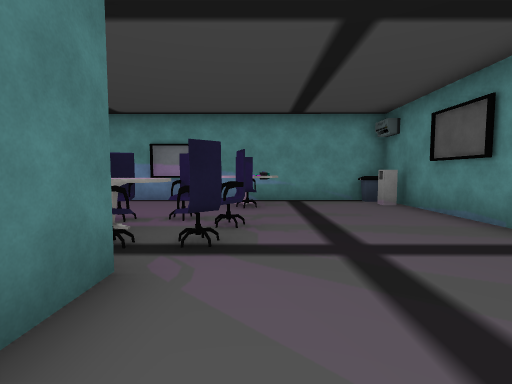
view 1 (above)

24 first-person views from a walk through a Unity game level. The camera is 1.5 m above the floor, tilts 4° down and sees 85° across. The floor is counted in squares, 1.73 m on a side. Each view is taken from the middle of a square. On the plan, view 1 faces up. The plan holds only what a view shows up to about 11 squares ahead; the rest is blank. The place goes on beyond the plan. The player character is not drawn. Some surface patterns are stand-ins.

view 2
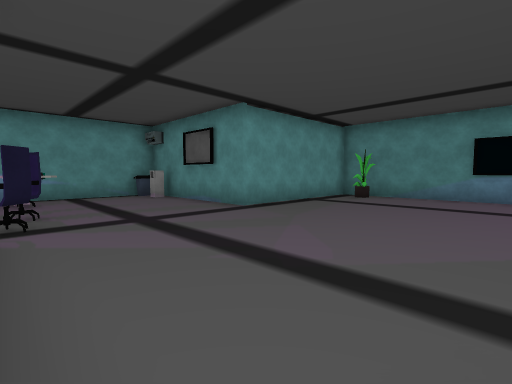

view 3
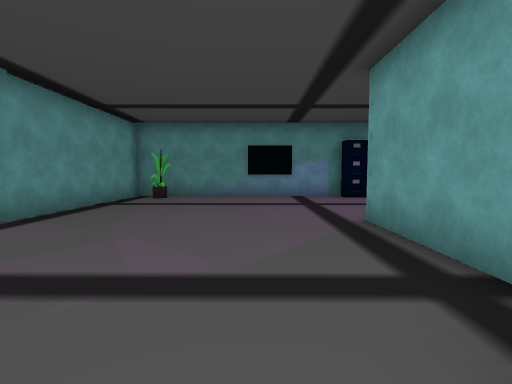

view 4
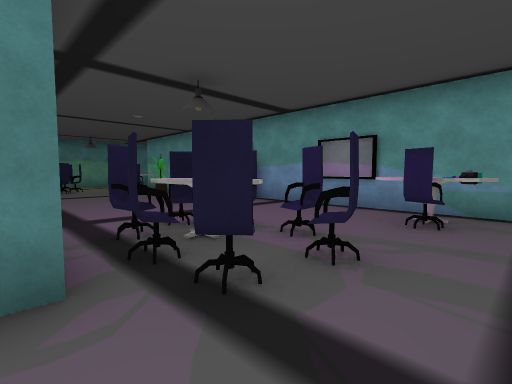

view 5
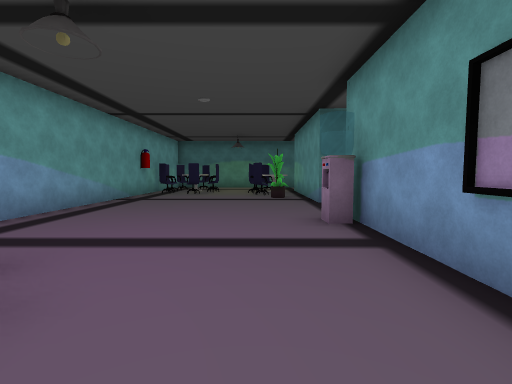

view 6
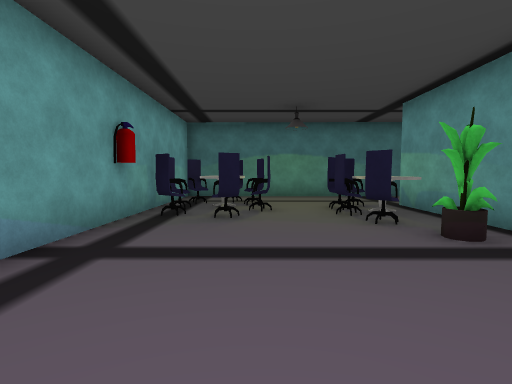

view 7
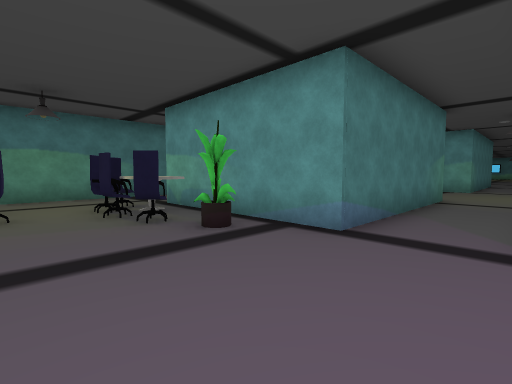

view 8
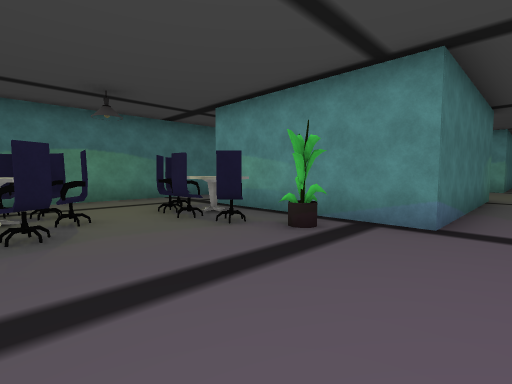

view 9
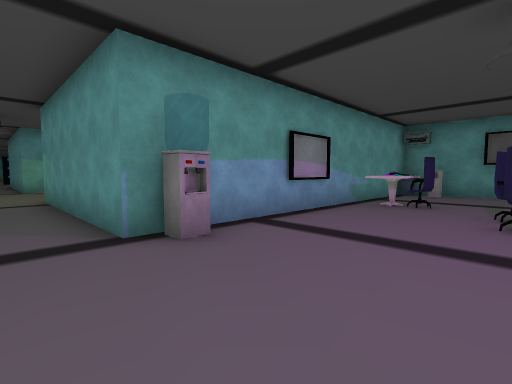

view 10
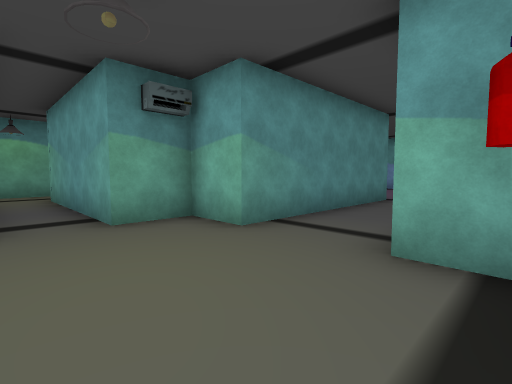

view 11
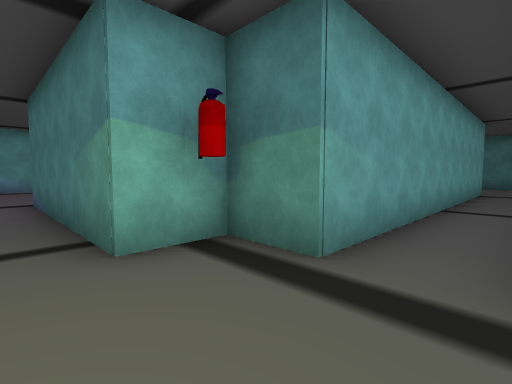

view 12
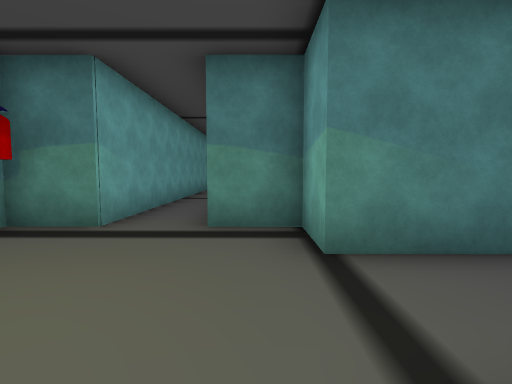

view 13
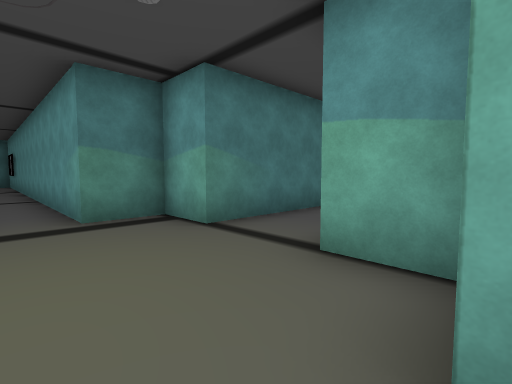

view 14
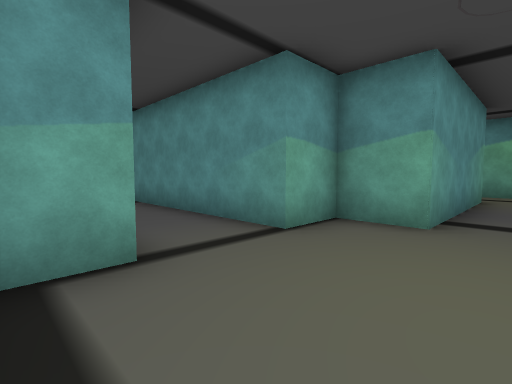

view 15
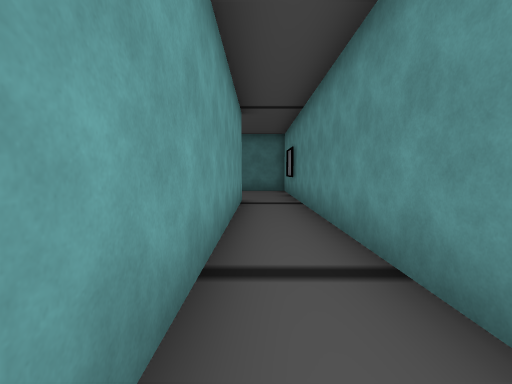

view 16
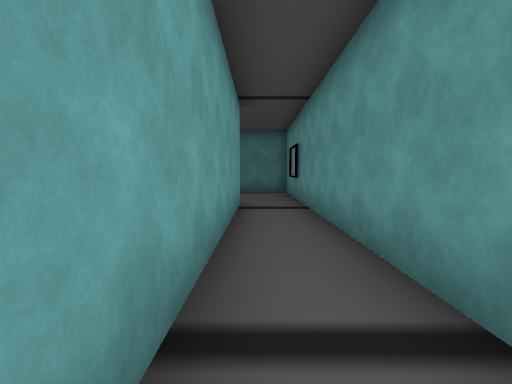

view 17
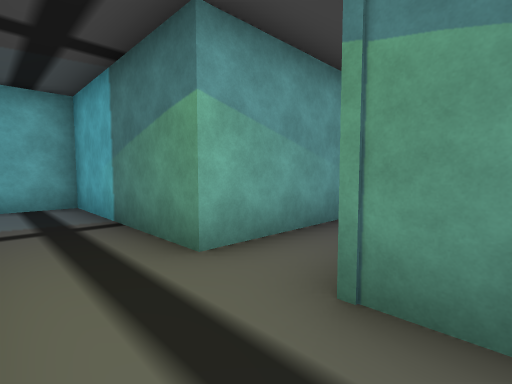

view 18
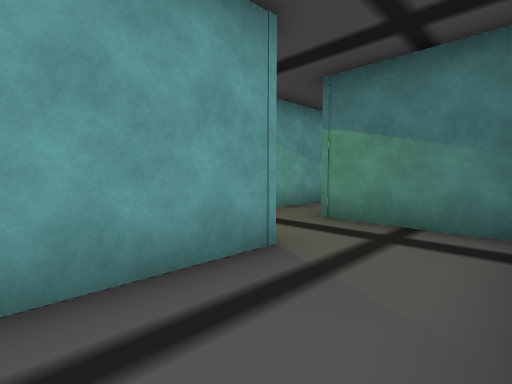

view 19
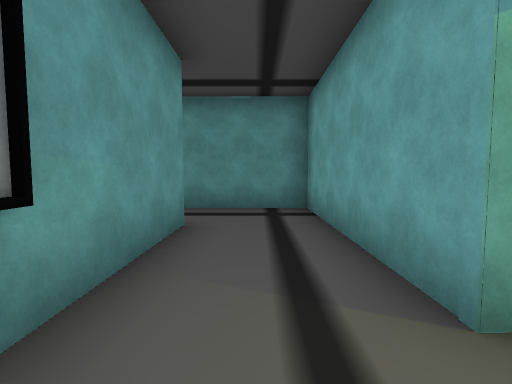

view 20
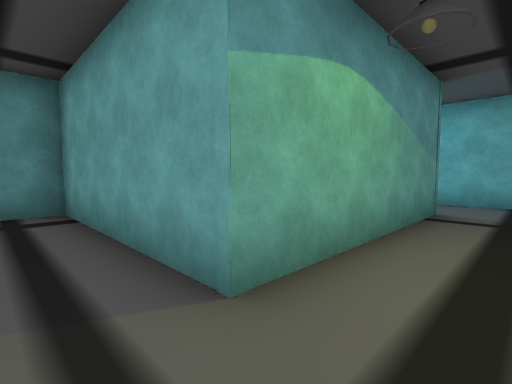

view 21
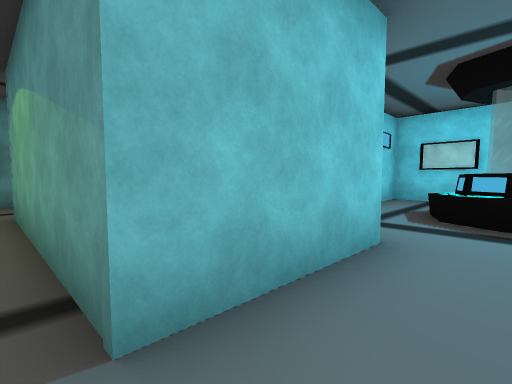

view 22
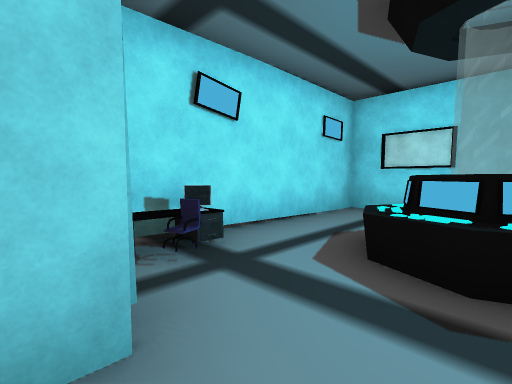

view 23
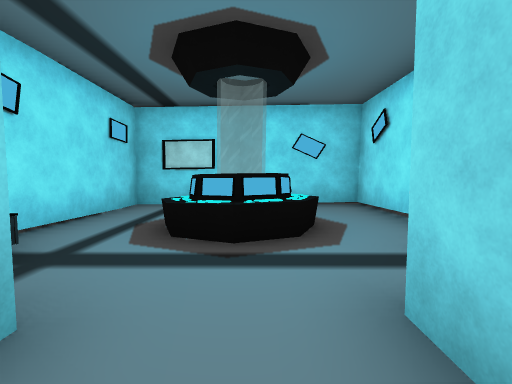

view 24
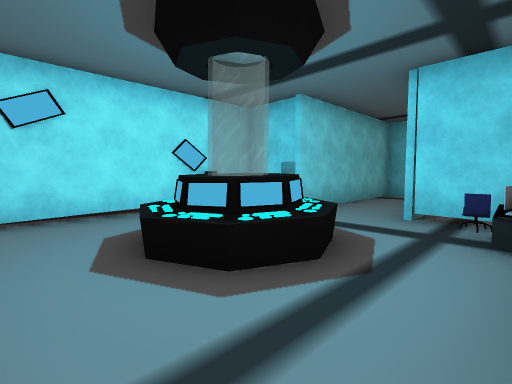

### Floor plan
Points are (right, up) in squares from view 1. A wall is a line through its corners. A room is listed if a view was taken in it or the views show most of it. See-through windows are left out.
Room 1 (views 1, 2, 3, 4, 5, 6, 7, 8, 9)
walls: (-1.2, 2.5) (-1.2, 1.2); (1, -3) (4.1, -3); (-9, 15) (-9, 8.8) (-14.5, 8.9); (-17.2, 2.5) (-5.9, 2.4); (-17.2, 10.4) (-17.2, 2.9); (8.6, -4.9) (8.6, -4.3); (9.2, -4.2) (9.3, 3.4) (3.9, 3.4) (4, 8.7) (-6.7, 8.8) (-6.7, 15) (-5.2, 15) (-5.2, 16.5)
ways out: opening at (-6.8, 16.5) to room 2; opening at (-6, 17) to room 3
objects: chair (-15, 3); chair (-15, 4); chair (-15, 5) to (-14, 5); chair (-14, 3); other object (-14, 4); chair (-14, 7); chair (-14, 8); chair (-13, 3); chair (-13, 4); chair (-13, 7); other object (-13, 8) to (-12, 8); chair (-12, 7); other object (-11, 8); other object (-6, 8); chair (-3, 4); chair (-2, 3); other object (-2, 4); chair (-2, 5); chair (-1, 3); chair (-1, 5); other object (-1, 8); chair (0, 7); other object (0, 8); other object (4, 8); other object (9, 2)
Room 2 (views 10, 11, 12, 14, 15, 16)
walls: (-8.9, 22.5) (-8.9, 19.7) (-10.4, 19.7) (-10.4, 18.2) (-21.6, 18.3); (-5.1, 18.2) (-5.1, 19.7) (-6.6, 19.7) (-6.6, 22.5); (-21.5, 16.6) (-10.4, 16.5) (-10.4, 15) (-9, 15)
ways out: opening at (-6.8, 16.5) to room 1; opening at (-22, 17.5)
Room 3 (views 13, 21, 22, 23)
walls: (5.6, 14.8) (5.6, 13.3) (2.4, 13.3) (2.5, 18.8); (0.3, 18.2) (-5.1, 18.2); (5.6, 11.1) (5.6, 9.3); (7.4, 15.3) (6.2, 15.3); (7.8, 12.2) (8, 12.9); (8, 11.7) (7.7, 12.5); (-5.2, 16.5) (0.2, 16.4) (0.2, 11.1) (5.9, 11.1)
low walls: (7.7, 12.5) (7.8, 12.8)
ways out: opening at (-6, 17) to room 1; opening at (1.5, 18) to room 4; opening at (8.5, 10.5) to room 5; opening at (8.5, 14.5) to room 5
objects: chair (7, 14); computer (7, 15)
Room 4 (views 17, 18, 19, 20)
walls: (2.5, 18.8) (7.7, 18.8) (7.8, 21.8); (5.7, 21.2) (2.2, 21.2); (0.3, 20.8) (0.3, 18.2)
ways out: opening at (1.5, 18) to room 3
Room 5 (view 24)
walls: (8.5, 11.4) (8, 11.7); (7.8, 12.8) (8.6, 13.1) (9.2, 12.8) (9.4, 12.3) (9.2, 11.7); (11.5, 15.2) (7.4, 15.3); (7.5, 9.3) (11.5, 9.2)
low walls: (8.6, 13.2) (9.3, 13) (9.6, 12.4)
ways out: opening at (8.5, 10.5) to room 3; opening at (8.5, 14.5) to room 3

Positions as (right, up) in squares from view 1, and headings:
1: (0, 0), facing up
2: (-1, -2), facing up-right
3: (-1, -1), facing right
4: (1, 2), facing up-left
5: (-1, 7), facing left
6: (-7, 5), facing left
7: (-7, 5), facing up-left
8: (-8, 4), facing up-left
9: (-8, 5), facing up-right
10: (-10, 18), facing down-right
11: (-8, 18), facing down-left
12: (-6, 19), facing left
13: (-5, 17), facing up-left
14: (-10, 17), facing up-right
15: (-13, 17), facing left
16: (-14, 17), facing left
17: (2, 19), facing down-left
18: (5, 21), facing down-left
19: (1, 20), facing right
20: (1, 20), facing down-right
21: (2, 12), facing up-right
22: (5, 12), facing up-right
23: (4, 12), facing right
24: (11, 15), facing down-left
